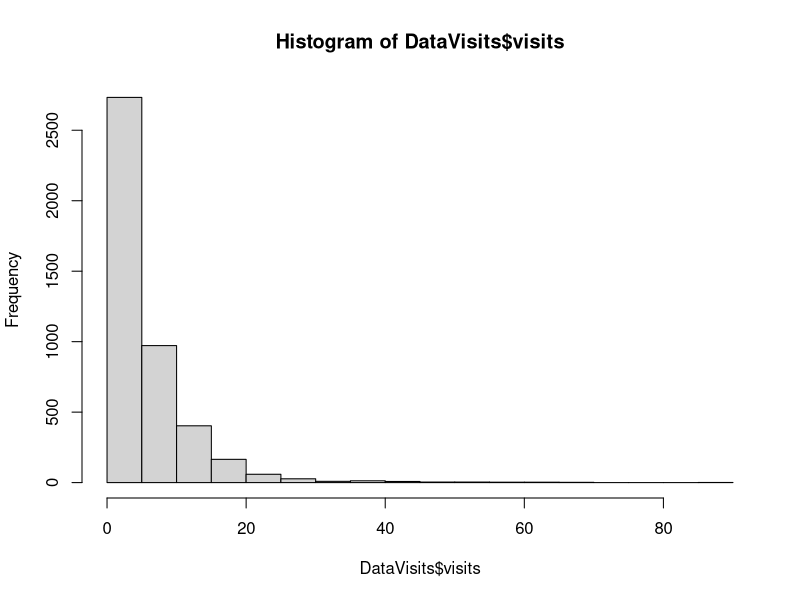

This figure's R source:
###Assignment  1 
###Instructor: Prof. Gunnar Heins 
###Student:    C.H.(Chenhui Lu)
###UFID:       76982846

##4
library(AER)
library(data.table)

##5
data("NMES1988",package = "AER") #Imput the data
DataVisits <- as.data.table(NMES1988) # convert the data to data.table

##6
DataVisits$visits #selet each (sepcific) variable
mean(DataVisits$visits) #compute the mean of sepcific varibale: 5.774399
max(DataVisits$visits) #show the maximum of sepcific variable: 89
hist(DataVisits$visits) #plot the histogram of sepcific variable

##7
mean(DataVisits$age) # 7.402406
min(DataVisits$age) # 6.6
#Q: What does this tell you about the type of households the study focused on?
#A: This study focued on the elder households, with average age of 74.02 and minimum age of 66

##8
summary(DataVisits) #summarize the details of Datavisits
#Q: What does the summary() function do?
#A: This function will summarize the details of each variables in 6 fields: 1.Minimum. 2.1st Quator. 3.Median. 4. Mean. 5.3rd Quator. 6.Maximum. different fields of dummy variables.
#Q: How many people have insurance in the sample?
#A: 3421
#Q: How many medicaid?
#A: 402

##9
DataVisits_ins <- DataVisits[insurance == "yes"] # select the group of sample who has the insurance
#Q: Do households with insurance go to the doctor more or less often on average compared to the full sample?
mean(DataVisits_ins$visits) # 6.02
#A: 6.02 > 5.77 Thus, the insured sample group visits the doctor more frequently compared to the full sample

##10
DataVisits_med <- DataVisits[medicaid == "yes"] # select the group of sample with medicaid.
#Q: Do these households visit their doctor more or less often compared to the full sample?
mean(DataVisits_med$visits) # 6.71
#A: 6.71 > 5.77 Thus, the group of sample with medicaid visits the doctor more frequently.

##11
DataVisits$age = DataVisits$age * 10
mean(DataVisits$age)
#Q: What does this line do?
#A: Make the age variable to show the real age of each individuals (previous number * 10), since the previous age variable show the really age / 10.

##12
DataVisits$income <- DataVisits$income * 10000 # Make the income variable to show the real income of each individuals
#Q: How many households with an annual income above $30,000 have insurance?
DataVisits_high_inc <- DataVisits[income > 30000] #only keep the sample whose income above 30000
summary(DataVisits_high_inc$insurance) # show the details of sample on ownership of insurance
#  no  yes 
#  150 1034 
#A: 1034

##13
reg <- lm(visits ~ insurance + medicaid, data = DataVisits) # regression visits on insurance and medicaid
summary(reg) #summarize results of regression
#                Estimate Std. Error t value Pr(>|t|)    
#  (Intercept)    4.1093     0.2549  16.122  < 2e-16 ***
#  insuranceyes   1.8718     0.2761   6.779 1.37e-11 ***
#  medicaidyes    2.3206     0.3995   5.808 6.75e-09 ***

#Q: Are the results of this regression qualitatively in line with your findings in (9) and (10)?
#A: Yes they are. Form the results of regression, The possession of insurance and medicaid is indeed significantly positively correlated with the frequency of individual visits to the doctor.

##14
reg <- lm(visits ~ insurance + medicaid + health, data = DataVisits)# regression visits on insurance, medicaid and health
summary(reg)#summarize results of regression
#                Estimate Std. Error t value Pr(>|t|)    
#  (Intercept)       3.6931     0.2569  14.377  < 2e-16 ***
#  insuranceyes      2.1113     0.2714   7.779 9.06e-15 ***
#  medicaidyes       1.7932     0.3938   4.554 5.42e-06 ***
#  healthpoor        3.5043     0.3051  11.485  < 2e-16 ***
#  healthexcellent  -2.0850     0.3729  -5.591 2.40e-08 ***

#Q: Show that the results change only little if you also include the variable health in the above regression.
#A: By comparison, after adding the variable of "health",  the coefficients form #13 and #14 related to insuranceyes adn medicaidyes show similar pattern, positive with only little difference.

##15
reg <- lm(visits ~ insurance + medicaid + health + age + income + school, data = DataVisits)# regression visits on insurance, medicaid, health, age, income, and education levels
summary(reg)#summarize results of regression
#                   Estimate Std. Error t value Pr(>|t|)    
#  (Intercept)      2.762e+00  1.258e+00   2.196   0.0282 *  
#  insuranceyes     1.763e+00  2.784e-01   6.332 2.66e-10 ***
#  medicaidyes      2.067e+00  3.967e-01   5.210 1.98e-07 ***
#  healthpoor       3.672e+00  3.065e-01  11.982  < 2e-16 ***
#  healthexcellent -2.196e+00  3.730e-01  -5.888 4.20e-09 ***
#  age             -5.827e-03  1.587e-02  -0.367   0.7134    
#  income          -2.647e-06  3.528e-06  -0.750   0.4531    
#  school           1.615e-01  2.930e-02   5.512 3.74e-08 ***

#Q: Very briefly describe how they affect the coefficients on insurance, medicaid, and health.
#A: By comparison, the coefficents shows small decreases in variables of insurance, medicaid, healthexcellent, while, small increases in healthpoor. Moreover, Insurance, Medicaid and health are still showing significant.

#Q: Why do you think R reports e.g. the coefficient on insurance as insuranceyes, but does not do so for age, income, and school? 
#A: Since insurance is a dummy variable, which means this variable only shows binary value (0 for no or 1 or yes, for example). However, variables of age, income, and school are continuous variables, can be used and regressed directly.

#Q: And why does it report two coefficients for health?
#A: Since health is a dummy variable with three categories: Excellent, Average, and Poor. We splited health into two dummy variables: 1. poor or not (average), and 2. excellent or not (average). Then used these 2 dummy variables for regression. Therefore, we can find two names of dummy variables: healthpoor and healthexcellent.
